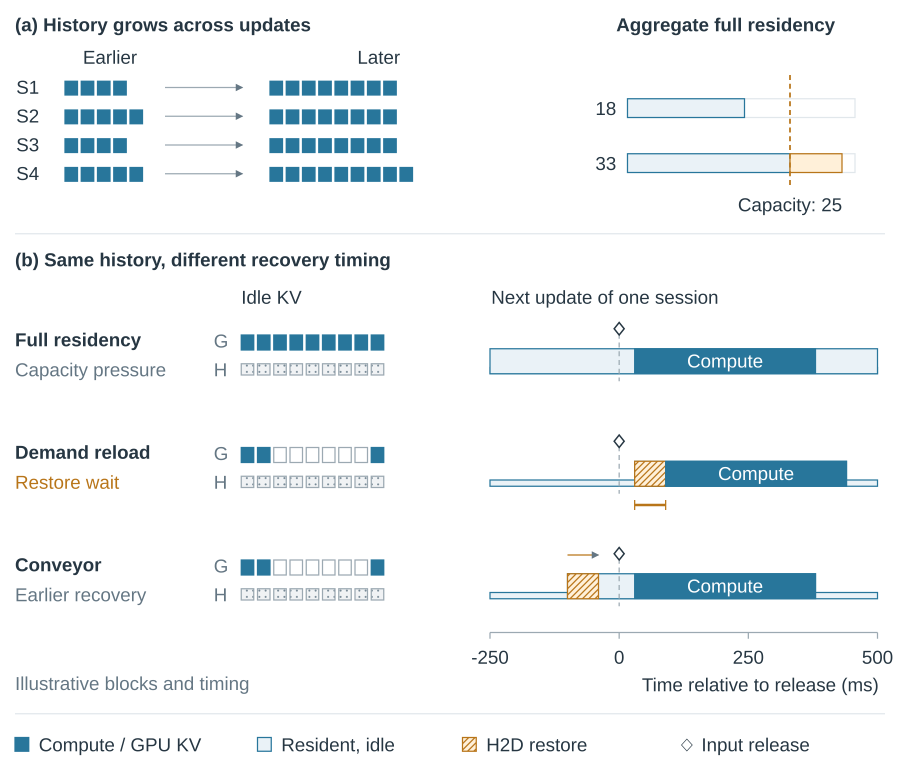
#> input picture eurosys2027/figures/figure1-motivated-example.png, 1800 x 1550 px (shown at 1/2 size); its folder holds only this picture in this run
$ python render-kv-figures.py
#> lines starting #> are read from the running program, lines starting #| are printed output that depends on the picture
"""Editable paper schematics. Contracts: planning/figure-{1,2}-*.md.

All numbers below define an authored illustration, not a trace replay or a
performance simulation. Events drive block state, capacity totals and ribbons.
"""
from dataclasses import dataclass, field
from pathlib import Path
from html import escape
import json
import shutil
import subprocess

ROOT = Path(__file__).resolve().parents[1]
OUT = ROOT / 'figures'
REVIEW = ROOT / 'build' / 'kv-figure-review'
BLUE, PALE, ORANGE = '#28769B', '#EAF2F7', '#B87519'
INK, GRAY, LIGHT = '#263642', '#9CA9B2', '#E1E7EB'
PERIOD_MS = 1000
OFFSETS_MS = (0, 250, 500, 750)
CAPACITY = 25
SAMPLES_MS = (0, 180, 300, 400, 500, 620, 750, 920, 1100)

class SVG:
    def __init__(self, w, h, title):
        self.parts = [f'<svg xmlns="http://www.w3.org/2000/svg" width="7in" height="{7*h/w}in" viewBox="0 0 {w} {h}">', f'<title>{escape(title)}</title>', '''<defs>
<pattern id="host" width="5" height="5" patternUnits="userSpaceOnUse"><rect width="5" height="5" fill="#F0F2F4"/><circle cx="2.5" cy="2.5" r=".8" fill="#788A96"/></pattern>
<pattern id="transfer" width="5" height="5" patternUnits="userSpaceOnUse"><rect width="5" height="5" fill="#FFF0D9"/><path d="M-1,1 L1,-1 M0,5 L5,0 M4,6 L6,4" stroke="#B87519" stroke-width="1"/></pattern>
<marker id="arrow" viewBox="0 0 10 10" refX="9" refY="5" markerWidth="6" markerHeight="6" orient="auto-start-reverse"><path d="M0 0 L10 5 L0 10 Z" fill="#657784"/></marker>
</defs><style>text{font-family:Arial,Helvetica,sans-serif;fill:#263642;font-size:15px}</style>''']
        self.rect(0, 0, w, h, 'white', 'none')
    def rect(self,x,y,w,h,fill='white',stroke=LIGHT,rx=0):
        self.parts.append(f'<rect x="{x}" y="{y}" width="{w}" height="{h}" rx="{rx}" fill="{fill}" stroke="{stroke}"/>')
    def text(self,x,y,t,size=15,anchor='start',bold=False,fill=INK):
        self.parts.append(f'<text x="{x}" y="{y}" text-anchor="{anchor}" style="font-size:{size}px;fill:{fill};font-weight:{600 if bold else 400}">{escape(str(t))}</text>')
    def line(self,x,y,xx,yy,color=LIGHT,dash=False,arrow=False,width=1):
        self.parts.append(f'<path d="M{x},{y} L{xx},{yy}" fill="none" stroke="{color}" stroke-width="{width}"'+(' stroke-dasharray="4 3"' if dash else '')+(' marker-end="url(#arrow)"' if arrow else '')+'/>')
    def diamond(self,x,y):
        self.parts.append(f'<path d="M{x},{y-5} l4,5 l-4,5 l-4,-5 Z" fill="white" stroke="{INK}" stroke-width="1.2"/>')
    def blocks(self,x,y,n,gpu=None,pending=(),host=False,backed=None,storing=(),bw=8,gap=2,bh=9):
        gpu = set(range(n)) if gpu is None else gpu
        for b in range(n):
            valid = b < backed if host and backed is not None else b in gpu
            copying = b in (storing if host else pending)
            fill = 'url(#transfer)' if copying else 'url(#host)' if host and valid else BLUE if valid else 'white'
            self.rect(x+b*(bw+gap),y,bw,bh,fill,ORANGE if copying else GRAY if host or not valid else BLUE)
    def save(self,name):
        p=OUT/(name+'.svg');p.write_text('\n'.join(self.parts+['</svg>']))
        render=shutil.which('rsvg-convert')
        if render:
            subprocess.run([render,'-f','pdf','-o',str(p.with_suffix('.pdf')),str(p)],check=True)
            subprocess.run([render,'-w','1800','-o',str(p.with_suffix('.png')),str(p)],check=True)

@dataclass
class Session:
    n: int = 8
    host: int = 8
    gpu: set = field(default_factory=lambda: {0,1,7})
    pending: set = field(default_factory=set)
    storing: set = field(default_factory=set)
    active: bool = False
    deferred: bool = False

    @property
    def status(self):
        if self.active: return 'Compute'
        if self.pending: return 'Prefetch'
        if self.deferred: return 'Deferred'
        if len(self.gpu)==self.n: return 'Ready'
        return 'Idle'
    @property
    def occupied(self): return len(self.gpu | self.pending)

# Explicit partial-cycle context: S4's preceding execution straddles t=0.
# (start, end) are session execution envelopes, not exclusive GPU kernels.
EXECUTION = {1:[(30,380),(1030,1380)],2:[(280,620)],3:[(530,850)],4:[(-220,120),(780,1120)]}
PREFETCH = {1:[(900,960)],2:[(160,220)],3:[(380,440)],4:[(650,710)]}
# Ordered events resolve ties explicitly: grow/back, idle+evict, then issue.
EVENTS = sorted([
    (20,'back_done',4), (30,'start',1), (120,'evict',4),
    (140,'grow',1), (160,'back_start',1), (160,'issue',2),
    (210,'back_done',1), (220,'complete',2), (280,'start',2),
    (300,'defer',3), (380,'evict',1), (380,'issue',3),
    (420,'grow',2), (440,'complete',3), (450,'back_start',2),
    (490,'back_done',2), (530,'start',3), (600,'grow',3),
    (615,'back_start',3), (620,'evict',2), (650,'issue',4),
    (665,'back_done',3), (710,'complete',4), (780,'start',4),
    (850,'evict',3), (900,'grow',4), (900,'issue',1),
    (915,'back_start',4), (960,'complete',1), (965,'back_done',4),
    (1030,'start',1),
],key=lambda e:(e[0], {'grow':0,'evict':1,'issue':2}.get(e[1],0)))


def snapshot(t):
#> called with t = 300
    ss={i:Session() for i in range(1,5)}
    ss[1].gpu=set(range(8))
    ss[4]=Session(n=9,host=8,gpu=set(range(9)),active=True,storing={8})
    for at,kind,sid in EVENTS:
        if at>t:break
        s=ss[sid]
        if kind=='start':
            assert s.gpu==set(range(s.n)) and not s.pending
            s.active=True
        elif kind=='grow':
            assert s.active
            s.gpu.add(s.n);s.n+=1
        elif kind=='back_start': s.storing=set(range(s.host,s.n))
        elif kind=='back_done': s.host=s.n;s.storing.clear()
        elif kind=='evict':
            assert s.active and s.host==s.n
            s.active=False;s.gpu={0,1,s.n-1}
        elif kind in ('defer','issue'):
            missing=set(range(s.n))-s.gpu
            assert not s.active and not s.pending and all(b<s.host for b in missing)
            fits=sum(x.occupied for x in ss.values())+len(missing)<=CAPACITY
            if kind=='defer':assert not fits;s.deferred=True
            else:
                assert fits and not any(x.pending for x in ss.values())
                s.pending=missing;s.deferred=False
        elif kind=='complete':
            assert s.pending
            s.gpu |= s.pending;s.pending.clear()
        assert sum(x.occupied for x in ss.values())<=CAPACITY
        assert all(not(x.gpu & x.pending) for x in ss.values())
    return ss


def design():
    s=SVG(720,908,'Conveyor: simultaneous KV snapshots, capacity-gated prefetch and staggered releases')
    xs=(116,232,348,464); yy=lambda t:108+.55*t
    s.text(12,24,'T = 1 s   ·   4 release slots',bold=True)
    s.text(708,24,'Illustrative schedule',anchor='end',fill='#647683')
    s.text(17,57,'Time');s.text(19,76,'(ms)')
    for sid,x in enumerate(xs,1):
        s.text(x+47,55,f'S{sid}',bold=True,anchor='middle')
        s.text(x+47,77,f'φ = {OFFSETS_MS[sid-1]}',anchor='middle',fill='#647683')
    s.text(647,55,'GPU pool',anchor='middle',bold=True)
    s.text(647,77,'25 blocks',anchor='middle')
    # Continuous timing remains visible between the simultaneous snapshots.
    s.line(61,yy(0),61,yy(1160),color=GRAY,arrow=True,width=1.5)
    for sid,x in enumerate(xs,1):
        strip=x-10
        s.rect(strip,yy(0),4,yy(1160)-yy(0),'#F1F4F6','none')
        for a,b in EXECUTION[sid]:
            a,b=max(a,0),min(b,1160)
            if b>a:s.rect(strip,yy(a),4,yy(b)-yy(a),BLUE,'none')
        for a,b in PREFETCH[sid]:s.rect(strip,yy(a),4,yy(b)-yy(a),'url(#transfer)',ORANGE)
    for t in SAMPLES_MS:
        cy=yy(t);y=cy-27
        ss=snapshot(t)
        s.line(66,cy,79,cy,GRAY)
        s.text(51,cy+5,t,anchor='end')
        s.text(84,y+33,'G',fill='#647683');s.text(84,y+49,'H',fill='#647683')
        for sid,x in enumerate(xs,1):
            z=ss[sid]
            fill=PALE if z.active else '#FFF7EA' if z.pending or z.deferred else '#F8FAFB'
            s.rect(x-2,y,105,53,fill,ORANGE if z.deferred else LIGHT,3)
            symbol={'Compute':'■','Idle':'·','Prefetch':'↑','Ready':'□','Deferred':'…'}[z.status]
            s.text(x+49,y+18,f'{symbol} {z.status}',anchor='middle',bold=z.active)
            s.blocks(x+2,y+25,z.n,z.gpu,z.pending)
            s.blocks(x+2,y+42,z.n,host=True,backed=z.host,storing=z.storing,bh=7)
            # Mark newly appended blocks until host coverage catches up.
            if z.host<z.n:
                bx=x+2+(z.n-1)*10+4
                s.line(bx-2,y+23,bx+2,y+23,INK);s.line(bx,y+21,bx,y+25,INK)
        total=sum(z.occupied for z in ss.values())
        s.text(647,y+17,f'{total} / {CAPACITY}',anchor='middle',bold=True)
        s.rect(596,y+24,103,8,'white',GRAY)
        s.rect(596,y+24,103*total/CAPACITY,8,PALE,BLUE)
        load=next((sid for sid,z in ss.items() if z.pending),None)
        store=next((sid for sid,z in ss.items() if z.storing),None)
        label=f'↑ S{load}' if load else '↑ —'
        if store:label+=f'   ↓ S{store}'
        s.text(647,y+50,label,anchor='middle',fill=ORANGE if load or store else '#647683')
    # Release markers on ribbons (not snapshot centers or execution boundaries).
    for sid,x in enumerate(xs,1):
        for r in (OFFSETS_MS[sid-1],OFFSETS_MS[sid-1]+PERIOD_MS):
            if r<=1160:s.diamond(x-8,yy(r))
    s.line(14,yy(0),14,yy(1000),GRAY,width=1.2)
    for t in (0,1000):s.line(14,yy(t),24,yy(t),GRAY)
    s.rect(3,yy(500)-12,23,23,'white','none');s.text(14,yy(500)+5,'T',anchor='middle')
    # Causal explanation: a single global gate tied to three visible snapshots.
    s.line(12,752,708,752)
    s.text(12,777,'Capacity → prefetch → reuse',bold=True)
    for x,label,detail in [(12,'300 ms: defer','23 + 5 > 25'),(253,'380 ms: S1 evicts','23 − 6 + 5 = 22'),(516,'440 → 530 ms','S3 ready → compute')]:
        s.text(x,801,label);s.text(x,824,detail,bold=True)
    s.line(175,811,238,811,GRAY,arrow=True)
    s.line(451,811,499,811,GRAY,arrow=True)
    s.rect(12,847,10,10,BLUE,BLUE);s.text(29,858,'GPU KV')
    s.rect(113,847,10,10,'url(#host)',GRAY);s.text(130,858,'Host copy')
    s.rect(228,847,10,10,'url(#transfer)',ORANGE);s.text(246,858,'Copying')
    s.text(337,858,'◇ Release');s.text(442,858,'↑ H2D  ↓ D2H');s.text(592,858,'+ New KV')
    s.text(12,887,'G / H: GPU / Host     □ Ready: idle, KV restored     Pool includes H2D targets',fill='#647683')
    s.save('figure2-design-overview')


def intro():
    s=SVG(720,620,'Periodic KV management: capacity pressure, demand restore and next-use-aware recovery')
    s.text(12,25,'(a)  History grows across updates',bold=True)
    s.text(493,25,'Aggregate full residency',bold=True)
    s.text(88,51,'Earlier',anchor='middle');s.text(303,51,'Later',anchor='middle')
    early=(4,5,4,5);later=(8,8,8,9)
    for sid,(a,b) in enumerate(zip(early,later),1):
        y=65+(sid-1)*23
        s.text(13,y+10,f'S{sid}');s.blocks(52,y,a,bw=10,gap=3,bh=11)
        s.line(132,y+5,194,y+5,GRAY,arrow=True)
        s.blocks(216,y,b,bw=10,gap=3,bh=11)
    # Diagram count, deliberately not a throughput/performance plot.
    bx=502;unit=5.2;capx=bx+CAPACITY*unit
    for y,n in [(79,sum(early)),(123,sum(later))]:
        s.rect(bx,y,35*unit,15,'white',LIGHT)
        s.rect(bx,y,min(n,CAPACITY)*unit,15,PALE,BLUE)
        if n>CAPACITY:s.rect(capx,y,(n-CAPACITY)*unit,15,'#FFF0D9',ORANGE)
        s.text(bx-9,y+13,n,anchor='end')
    s.line(capx,60,capx,151,ORANGE,dash=True,width=1.4)
    s.text(capx,169,'Capacity: 25',anchor='middle')
    s.line(12,187,708,187)
    s.text(12,213,'(b)  Same history, different recovery timing',bold=True)
    s.text(193,243,'Idle KV');s.text(393,243,'Next update of one session')
    tx=lambda t:392+(t+250)*310/750
    release=tx(0)
    rows=[(277,'Full residency','Capacity pressure','keep'),(367,'Demand reload','Restore wait','demand'),(457,'Conveyor','Earlier recovery','prefetch')]
    for y,name,note,mode in rows:
        s.text(12,y,name,bold=True);s.text(12,y+24,note,fill=ORANGE if mode=='demand' else '#647683')
        gpu=set(range(9)) if mode=='keep' else {0,1,8}
        s.text(171,y+1,'G',fill='#647683');s.text(171,y+24,'H',fill='#647683')
        s.blocks(193,y-9,9,gpu,bw=10,gap=3,bh=12)
        s.blocks(193,y+14,9,host=True,backed=9,bw=10,gap=3,bh=9)
        # Thin line = idle retained state; thick band = historical GPU footprint.
        s.rect(tx(-250),y+17,tx(500)-tx(-250),5,PALE,BLUE)
        start_full=-250 if mode=='keep' else 30 if mode=='demand' else -100
        start_compute=90 if mode=='demand' else 30
        end_full=500 if mode=='keep' else start_compute+350
        s.rect(tx(start_full),y+2,tx(end_full)-tx(start_full),20,PALE,BLUE)
        if mode!='keep':
            a,b=(30,90) if mode=='demand' else (-100,-40)
            s.rect(tx(a),y+2,tx(b)-tx(a),20,'url(#transfer)',ORANGE)
            if mode=='demand':
                s.line(tx(a),y+37,tx(b),y+37,ORANGE,width=2)
                s.line(tx(a),y+33,tx(a),y+41,ORANGE);s.line(tx(b),y+33,tx(b),y+41,ORANGE)
            else:
                s.line(tx(-100),y-13,tx(-40),y-13,ORANGE,arrow=True)
        s.rect(tx(start_compute),y+2,tx(start_compute+350)-tx(start_compute),20,BLUE,BLUE)
        s.text((tx(start_compute)+tx(start_compute+350))/2,y+17,'Compute',anchor='middle',fill='white')
        s.line(release,y-17,release,y+28,GRAY,dash=True);s.diamond(release,y-14)
    for t in (-250,0,250,500):
        s.line(tx(t),506,tx(t),511,GRAY);s.text(tx(t),531,str(t),anchor='middle')
    s.line(tx(-250),506,tx(500),506,GRAY)
    s.text(703,553,'Time relative to release (ms)',anchor='end')
    s.text(12,552,'Illustrative blocks and timing',fill='#647683')
    s.line(12,571,708,571)
    s.rect(12,590,11,11,BLUE,BLUE);s.text(31,601,'Compute / GPU KV')
    s.rect(206,590,11,11,PALE,BLUE);s.text(225,601,'Resident, idle')
    s.rect(370,590,11,11,'url(#transfer)',ORANGE);s.text(389,601,'H2D restore')
    s.text(542,601,'◇ Input release')
    s.save('figure1-motivated-example')


def validate_and_export_states():
    # Semantic guards catch incoherent illustration edits before rendering.
    for sid,intervals in EXECUTION.items():
        assert all(0<b-a<PERIOD_MS/2 for a,b in intervals)
    assert snapshot(300)[3].deferred
    assert snapshot(400)[3].pending and snapshot(400)[2].active
    assert snapshot(490)[3].status=='Ready'
    assert snapshot(550)[2].active and snapshot(550)[3].active
    for t in sorted({0,1100,*SAMPLES_MS,*[e[0] for e in EVENTS]}):snapshot(t)
    REVIEW.mkdir(parents=True,exist_ok=True)
    data=[]
    for t in SAMPLES_MS:
        ss=snapshot(t)
        data.append({'time_ms':t,'occupied':sum(s.occupied for s in ss.values()),'sessions':{
            str(i):{'state':s.status,'logical_blocks':s.n,'gpu_valid':sorted(s.gpu),
                    'h2d_destinations':sorted(s.pending),'host_confirmed':s.host,
                    'd2h_destinations':sorted(s.storing),'occupied':s.occupied}
            for i,s in ss.items()}})
    (REVIEW/'snapshot-states.json').write_text(json.dumps(data,indent=2)+'\n')

if __name__=='__main__':
    validate_and_export_states();intro();design()
    try:
        from PIL import Image
        for name in ('figure1-motivated-example','figure2-design-overview'):
            Image.open(OUT/(name+'.png')).convert('L').save(REVIEW/(name+'-gray.png'))
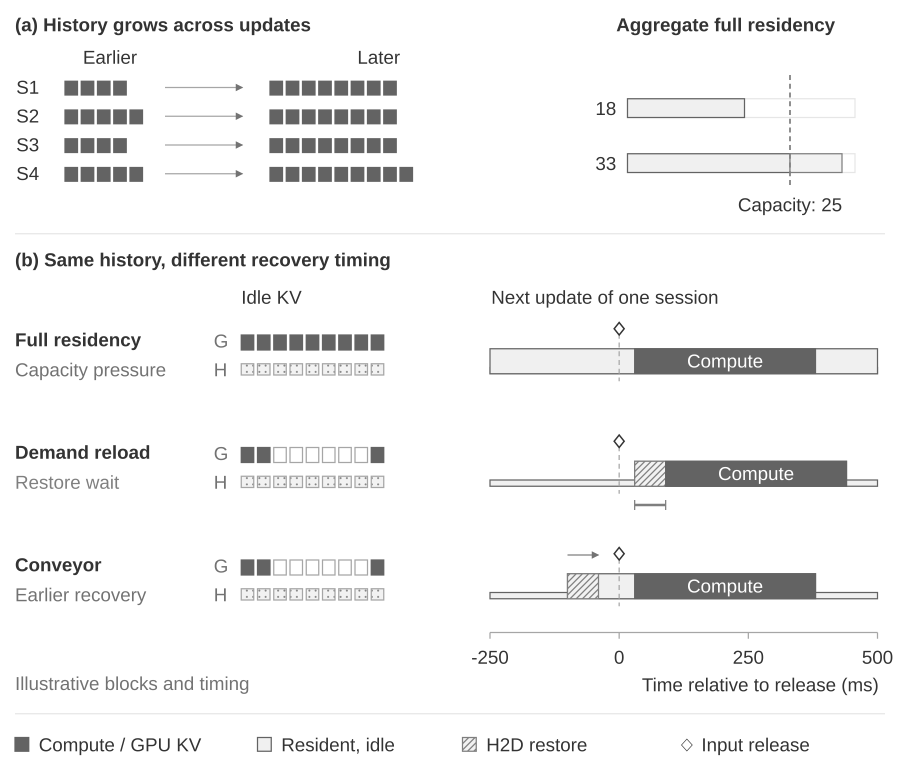
#> saved as figure1-motivated-example-gray.png: PIL image 1800x1550 L (shown at 1/2 size); min 51, max 255, mean 243
#> pass 2 of the loop `for name in ('figure1-motivated-example','figure2-design-overview'):`:
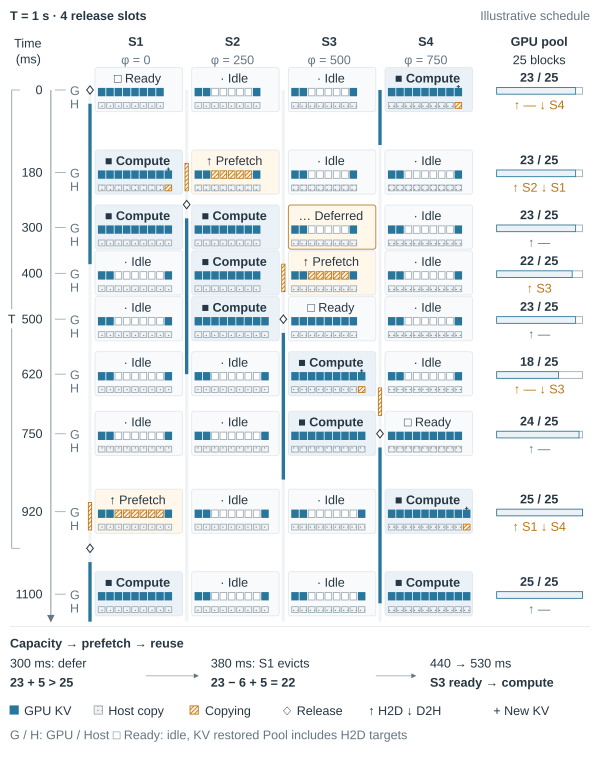
#> input picture eurosys2027/figures/figure2-design-overview.png, 1800 x 2271 px (shown at 1/3 size)
#> `Image.open(OUT/(name+'.png')).convert('L').save(REVIEW/(name+'-gray.pn..`:
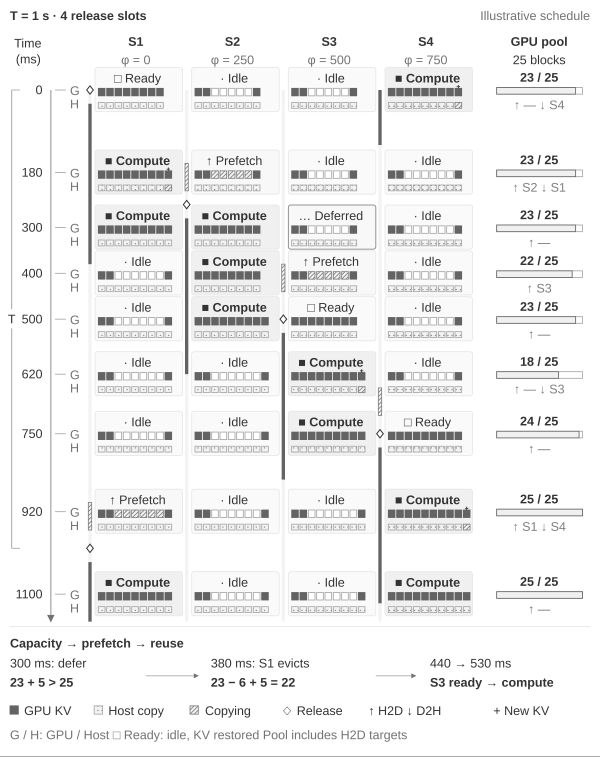
#> saved as figure2-design-overview-gray.png: PIL image 1800x2271 L (shown at 1/3 size); min 0, max 255, mean 238.9
    except ImportError:pass
    print('Rendered authored schematics; validated block accounting, capacity gate and shared H2D schedule.')
